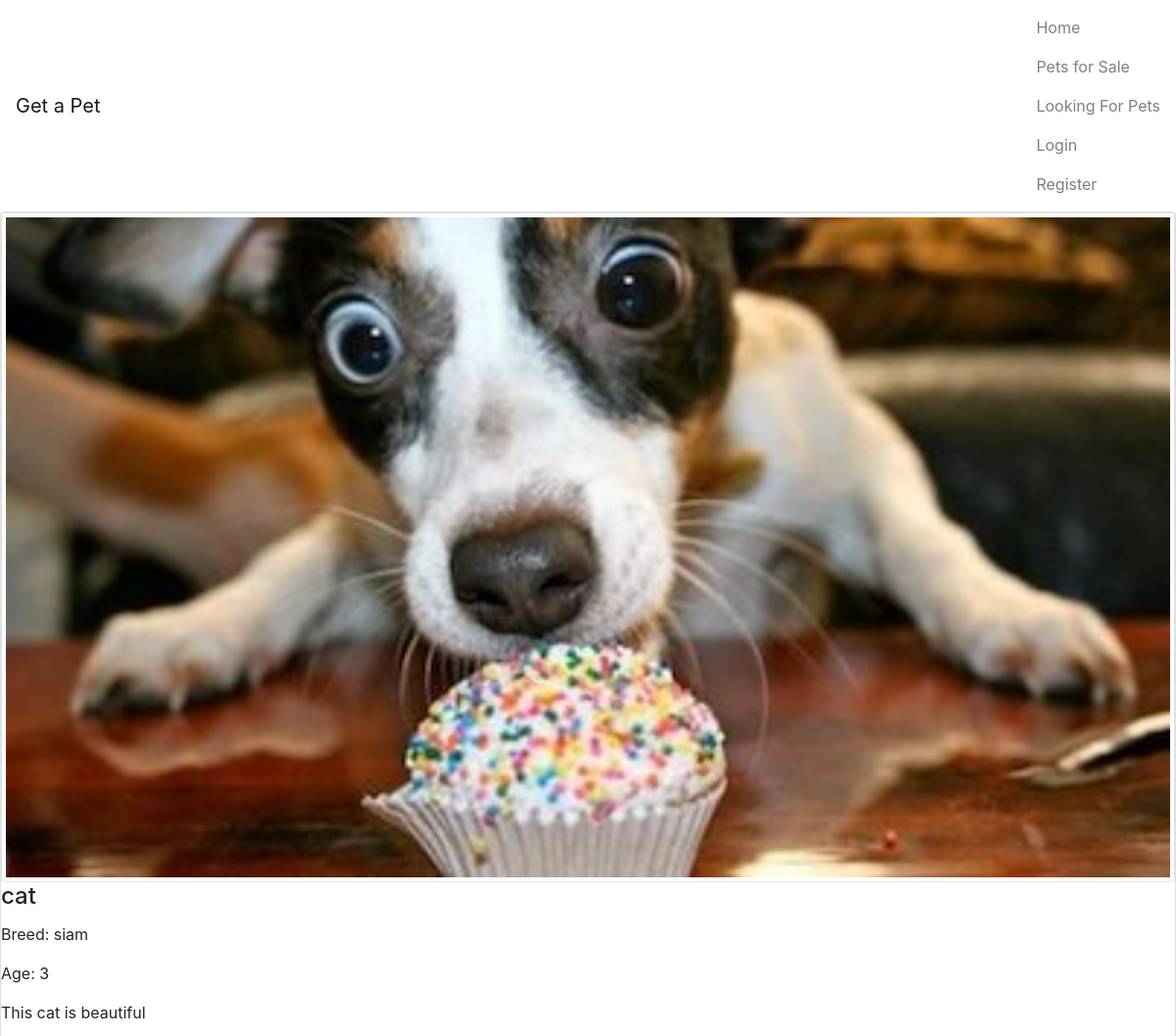
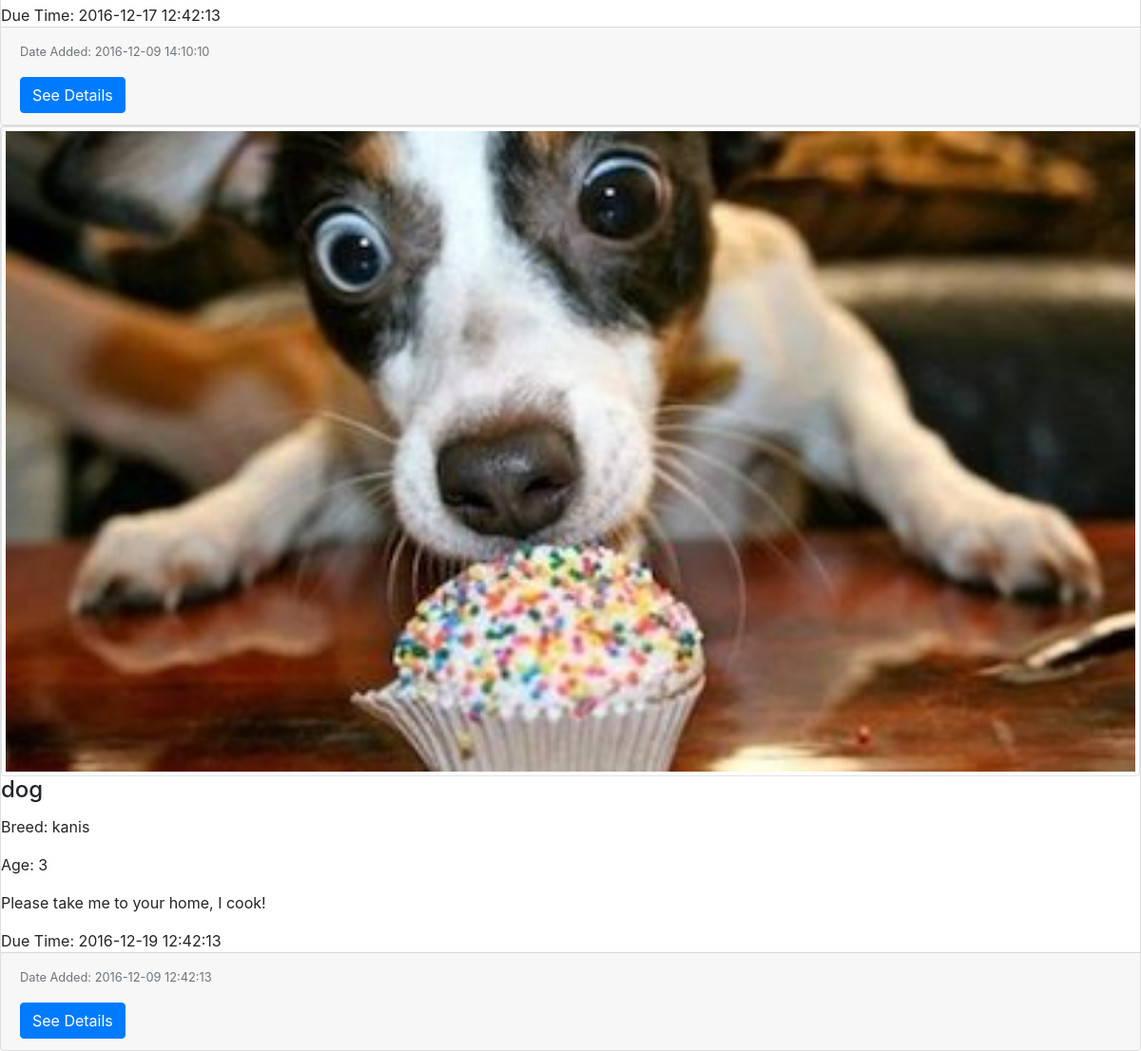
The page /view/petsForSale.php on the database its author committed (2 pictures, top to bottom).
### tables this page shows
CREATE TABLE pets (
  pet_id         INT(6) NOT NULL AUTO_INCREMENT,
  user_id        INT(6) NOT NULL DEFAULT 0,
  pet_type       VARCHAR(40),
  pet_breed      VARCHAR(40),
  pet_age        VARCHAR(20),
  advert_type    INT(1),
  advert_details VARCHAR(200),
  pet_photo      LONGBLOB,
  time           VARCHAR(20),
  due_time       VARCHAR(20),
  PRIMARY KEY (pet_id),
  FOREIGN KEY (user_id) REFERENCES USERS (user_id)
);

### model/PetDetails.php (called while the page is built, shortened)
<?php
class PetDetails
{
    private $id;
    private $petType;
    private $petBreed;
    private $age;
    private $advertDetails;
    private $time;
    private $dueTime;
    public function __construct($id, $userId, $petType, $petBreed, $age, $advertType, $advertDetails, $petPicture, $time, $dueTime)
    {
        $this->id = $id;
        $this->petType = $petType;
        $this->petBreed = $petBreed;
        $this->age = $age;
        $this->advertDetails = $advertDetails;
        $this->time = $time;
        $this->dueTime = $dueTime;
    }
    public function getPetType()
    {
        return $this->petType;
    }
    public function getTime()
    {
        return $this->time;
    }
    public function getDueTime()
    {
        return $this->dueTime;
    }
    public function getId()
    {
        return $this->id;
    }
    public function getPetBreed()
    {
        return $this->petBreed;
    }
    public function getAge()
    {
        return $this->age;
    }
    public function getAdvertDetails()
    {
        return $this->advertDetails;
    }
}
?>

### view/petsForSale.php (the view, shortened to what this page needs)
<!DOCTYPE html>
<html lang="en">
<head>
    <link rel="stylesheet" href="https://maxcdn.bootstrapcdn.com/bootstrap/4.0.0-alpha.5/css/bootstrap.min.css"
>
</head>
<body>
<?php
include 'header.php';
include '../model/PetDetails.php';
$conn = DatabaseConnection::getInstance();
$query = "select * from pets  where advert_type = 0 order by time DESC ";
$statement = $conn->stmt_init();
if (!$statement->prepare($query)) {
    echo "Try again later";
} else {
    $statement->execute();
    $result = $statement->get_result();
    while ($row = $result->fetch_assoc()) {
        $petDetails = new PetDetails($row['pet_id'], $row['user_id'], $row['pet_type'], $row["pet_breed"], $row["pet_age"],
            $row["advert_type"], $row["advert_details"], $row["pet_photo"], $row["time"], $row["due_time"]);
        ?>
        <div class="card-deck-wrapper">
            <div class="card-deck">
                <div class="card">
                    <img class="card-img-top img-thumbnail" src="../images/dog1.jpg" alt="Card image cap">
                    <div class="card-block">
                        <h4 class="card-title"><?= $petDetails->getPetType() ?></h4>
                        <p class="card-text">Breed: <?= $petDetails->getPetBreed() ?></p>
                        <p class="card-text">Age: <?= $petDetails->getAge() ?></p>
                        <p class="card-text"> <?= $petDetails->getAdvertDetails() ?></p>
                        <p class="card-text"> Due Time: <?= $petDetails->getDueTime() ?></p>
                    </div>
                    <div class="card-footer text-muted">
                        <p class="card-text float-xs-right">
                            <small> Date Added: <?= $petDetails->getTime() ?> </small>
                        </p>
                        <form method="GET" action="petFullView.php">
                            <button type="submit" class="btn btn-primary" name="details_adv"
                                    value="<?= $petDetails->getId() ?>">See Details
                            </button>
                        </form>
                    </div>
                </div>
            </div>
        </div>
    <?php }
} ?>
</body>
</html>

### rows shown on the page
pets: pet_type "cat", pet_breed "siam", pet_age "3", advert_details "This cat is beautiful", due_time "2016-12-17 12:42:13", time "2016-12-09 14:10:10", $petDetails->getId() 2 (drawn)
pets: pet_type "dog", pet_breed "kanis", pet_age "3", advert_details "Please take me to your home, I cook!", due_time "2016-12-19 12:42:13", time "2016-12-09 12:42:13", $petDetails->getId() 1 (drawn)
